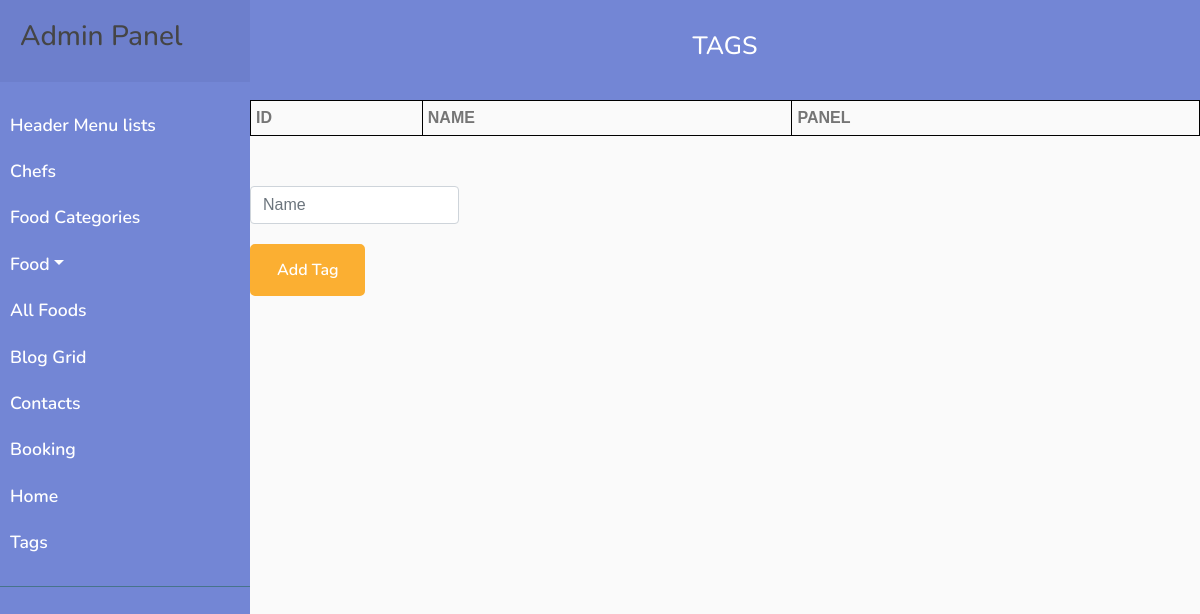
The page /php/admin/tags.php on the database as committed earlier.
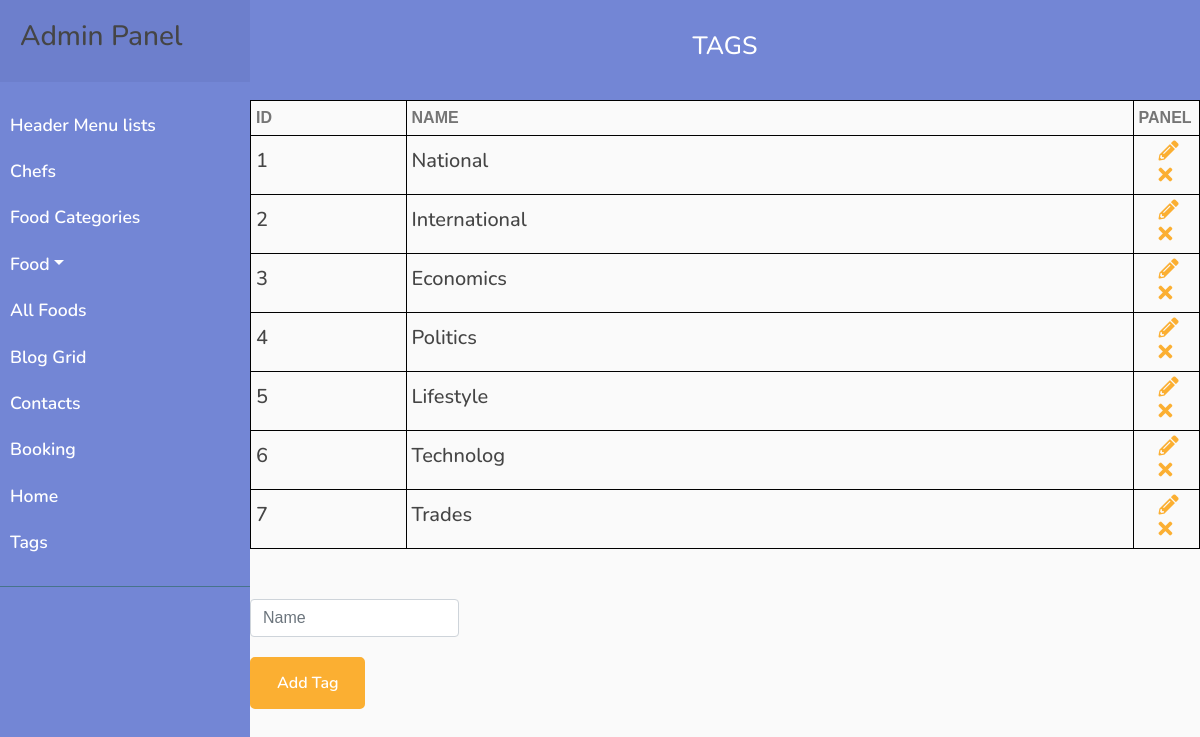
The same page on the database as committed later.
### tables this page shows
CREATE TABLE `tags` (
  `id` int(16) NOT NULL,
  `name` varchar(256) NOT NULL
);

### php/admin/tags.php (the view, shortened to what this page needs)
<!DOCTYPE html>
<html lang="en">
<head>
    <link href="https://stackpath.bootstrapcdn.com/bootstrap/4.4.1/css/bootstrap.min.css" rel="stylesheet">
    <link href="https://cdnjs.cloudflare.com/ajax/libs/font-awesome/5.10.0/css/all.min.css" rel="stylesheet">
    <link href="../../lib/animate/animate.min.css" rel="stylesheet">
    <link href="../../lib/owlcarousel/assets/owl.carousel.min.css" rel="stylesheet">
    <link href="../../lib/flaticon/font/flaticon.css" rel="stylesheet">
    <link href="../../lib/tempusdominus/css/tempusdominus-bootstrap-4.min.css" rel="stylesheet" />
    <link href="../../css/style.css" rel="stylesheet">
</head>
<body>
    <div class="admin">
        <?php
        require_once "../../components/adminFoodNav.php";
        ?>
        <div class="admin__section admin__section_header-list">
            <div class="admin__section_head">
                <h3 class="admin__section_title">Tags</h3>
            </div>
            <div class="admin__section_content">
                <div class="admin__contact">
                    <table class="admin__table">
                        <tr>
                            <th class="admin__table_title">id</th>
                            <th class="admin__table_title">name</th>
                            <th class="admin__table_title">panel</th>
                        </tr>
                        <?php
                        $query = "SELECT * FROM tags";
                        $result = mysqli_query($mysqli, $query);
                        while ($row = mysqli_fetch_assoc($result)) {
                        ?>
                            <tr class="admin__section_item">
                                <td class="admin__section_item_td">
                                    <h3 class="admin__section_item_name"><?php echo $row['id'] ?></h3>
                                </td>
                                <td class="admin__section_item_td">
                                    <h3 class="admin__section_item_name"><?php echo $row['name'] ?></h3>
                                </td>
                                <td class="admin__section_item_td">
                                    <a href="?id=<?php echo $row["id"] ?>">
                                        <i class="example__class admin__icon fas fa-pencil-alt"></i>
                                    </a>
                                    <a href="./tags/remove.php?id=<?php echo $row["id"] ?>">
                                        <i class="admin__icon fas fa-times"></i>
                                    </a>
                                </td>
                            </tr>
                        <?php } ?>
                    </table>
                </div>
                <?php
                $name = '';
                ?>
                <form class="admin__form" action="<?php if (isset($_GET['id'])) {
                                                        echo './tags/update.php';
                                                    } else {
                                                        echo './tags/insert.php';
                                                    } ?>" method="POST">
                    <div class="form__flex">
                        <input class="admin__inp admin__inp_header form-control" type="text" name="name" value="<?php echo $name ?>" placeholder="Name" required>
                    </div>
                    <div>
                        <button class="btn custom-btn admin__form_btn">Add Tag</button>
                    </div>
                </form>
            </div>
        </div>
    </div>
</body>
</html>

Rows that differ between the two databases and show on the page:
added tags: id "1", name "National"
added tags: id "2", name "International"
added tags: id "3", name "Economics"
added tags: id "4", name "Politics"
added tags: id "5", name "Lifestyle"
added tags: id "6", name "Technolog"
added tags: id "7", name "Trades"
